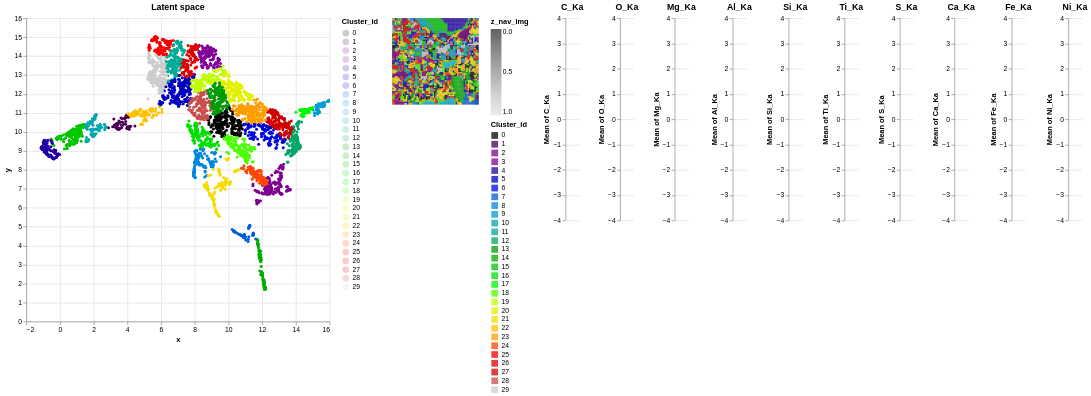

This figure's notebook cell:
### Markdown cell above
This 'Recolour' functionality changes the colourmap that is used by the 'check_latent_space' function, so the recoloured clusters will appear here.

### Code cell
gui.check_latent_space(ps=ps_gmm,show_map=True,ratio_to_be_shown=1.0)

### Figure 1 — Vega-Lite specification as saved in the notebook (floating-point values rounded to 4 significant figures; data arrays with more than 128 entries replaced by an {"elided": "..."} marker saying what was removed)
{"config": {"view": {"continuousWidth": 300, "continuousHeight": 300, "strokeWidth": 0}}, "hconcat": [{"layer": [{"mark": {"type": "circle", "size": 3}, "encoding": {"color": {"field": "Cluster_id", "scale": {"domain": [0.0, 1.0, 2.0, 3.0, 4.0, 5.0, 6.0, 7.0, 8.0, 9.0, 10.0, 11.0, 12.0, 13.0, 14.0, 15.0, 16.0, 17.0, 18.0, 19.0, 20.0, 21.0, 22.0, 23.0, 24.0, 25.0, 26.0, 27.0, 28.0, 29.0], "range": ["#000000", "#4a0055", "#7c008d", "#820099", "#2200a5", "#0000c1", "#0009dd", "#005ddd", "#0087dd", "#009cd3", "#00a8af", "#00aa95", "#00a667", "#009a07", "#00ae00", "#00c600", "#00df00", "#00f700", "#49ff00", "#bffd00", "#e3f100", "#f6dc00", "#ffc100", "#ff9d00", "#ff4500", "#f60000", "#de0000", "#d10000", "#cc4c4c", "#cccccc"]}, "type": "nominal"}, "opacity": {"value": 0.2}, "x": {"field": "x", "type": "quantitative"}, "y": {"field": "y", "type": "quantitative"}}, "name": "view_1"}, {"mark": {"type": "circle", "size": 20}, "encoding": {"color": {"field": "Cluster_id", "scale": {"domain": [0.0, 1.0, 2.0, 3.0, 4.0, 5.0, 6.0, 7.0, 8.0, 9.0, 10.0, 11.0, 12.0, 13.0, 14.0, 15.0, 16.0, 17.0, 18.0, 19.0, 20.0, 21.0, 22.0, 23.0, 24.0, 25.0, 26.0, 27.0, 28.0, 29.0], "range": ["#000000", "#4a0055", "#7c008d", "#820099", "#2200a5", "#0000c1", "#0009dd", "#005ddd", "#0087dd", "#009cd3", "#00a8af", "#00aa95", "#00a667", "#009a07", "#00ae00", "#00c600", "#00df00", "#00f700", "#49ff00", "#bffd00", "#e3f100", "#f6dc00", "#ffc100", "#ff9d00", "#ff4500", "#f60000", "#de0000", "#d10000", "#cc4c4c", "#cccccc"]}, "type": "nominal"}, "opacity": {"condition": {"param": "param_1", "value": 1.0}, "value": 0.0}, "tooltip": [{"field": "Cluster_id", "type": "nominal"}, {"field": "x", "format": ",.2f", "type": "quantitative"}, {"field": "y", "format": ",.2f", "type": "quantitative"}], "x": {"field": "x", "type": "quantitative"}, "y": {"field": "y", "type": "quantitative"}}}], "data": {"name": "data-510b054fde8b3384e0d4fa592e96e7e4"}, "height": 450, "title": {"text": "Latent space"}, "width": 450}, {"layer": [{"data": {"name": "data-c6d3e8bcdc2a61eac0fffeed907ec2c2"}, "mark": {"type": "square", "size": 6}, "encoding": {"color": {"field": "z_nav_img", "scale": {"domain": [1.0, 0.0], "scheme": "greys"}, "type": "quantitative"}, "x": {"axis": null, "field": "x_nav_img", "type": "ordinal"}, "y": {"axis": null, "field": "y_nav_img", "type": "ordinal"}}}, {"data": {"name": "data-510b054fde8b3384e0d4fa592e96e7e4"}, "mark": {"type": "square", "size": 5}, "encoding": {"color": {"field": "Cluster_id", "scale": {"domain": [0.0, 1.0, 2.0, 3.0, 4.0, 5.0, 6.0, 7.0, 8.0, 9.0, 10.0, 11.0, 12.0, 13.0, 14.0, 15.0, 16.0, 17.0, 18.0, 19.0, 20.0, 21.0, 22.0, 23.0, 24.0, 25.0, 26.0, 27.0, 28.0, 29.0], "range": ["#000000", "#4a0055", "#7c008d", "#820099", "#2200a5", "#0000c1", "#0009dd", "#005ddd", "#0087dd", "#009cd3", "#00a8af", "#00aa95", "#00a667", "#009a07", "#00ae00", "#00c600", "#00df00", "#00f700", "#49ff00", "#bffd00", "#e3f100", "#f6dc00", "#ffc100", "#ff9d00", "#ff4500", "#f60000", "#de0000", "#d10000", "#cc4c4c", "#cccccc"]}, "type": "nominal"}, "opacity": {"condition": {"param": "param_1", "value": 0.75}, "value": 0}, "x": {"axis": null, "field": "x_id", "type": "ordinal"}, "y": {"axis": null, "field": "y_id", "type": "ordinal"}}, "name": "view_2"}], "height": 128, "width": 128}, {"hconcat": [{"mark": {"type": "bar"}, "encoding": {"y": {"aggregate": "mean", "field": "C_Ka", "scale": {"domain": [-4, 4]}, "type": "quantitative"}}, "title": {"text": "C_Ka"}, "transform": [{"filter": {"param": "param_1"}}]}, {"mark": {"type": "bar"}, "encoding": {"y": {"aggregate": "mean", "field": "O_Ka", "scale": {"domain": [-4, 4]}, "type": "quantitative"}}, "title": {"text": "O_Ka"}, "transform": [{"filter": {"param": "param_1"}}]}, {"mark": {"type": "bar"}, "encoding": {"y": {"aggregate": "mean", "field": "Mg_Ka", "scale": {"domain": [-4, 4]}, "type": "quantitative"}}, "title": {"text": "Mg_Ka"}, "transform": [{"filter": {"param": "param_1"}}]}, {"mark": {"type": "bar"}, "encoding": {"y": {"aggregate": "mean", "field": "Al_Ka", "scale": {"domain": [-4, 4]}, "type": "quantitative"}}, "title": {"text": "Al_Ka"}, "transform": [{"filter": {"param": "param_1"}}]}, {"mark": {"type": "bar"}, "encoding": {"y": {"aggregate": "mean", "field": "Si_Ka", "scale": {"domain": [-4, 4]}, "type": "quantitative"}}, "title": {"text": "Si_Ka"}, "transform": [{"filter": {"param": "param_1"}}]}, {"mark": {"type": "bar"}, "encoding": {"y": {"aggregate": "mean", "field": "Ti_Ka", "scale": {"domain": [-4, 4]}, "type": "quantitative"}}, "title": {"text": "Ti_Ka"}, "transform": [{"filter": {"param": "param_1"}}]}, {"mark": {"type": "bar"}, "encoding": {"y": {"aggregate": "mean", "field": "S_Ka", "scale": {"domain": [-4, 4]}, "type": "quantitative"}}, "title": {"text": "S_Ka"}, "transform": [{"filter": {"param": "param_1"}}]}, {"mark": {"type": "bar"}, "encoding": {"y": {"aggregate": "mean", "field": "Ca_Ka", "scale": {"domain": [-4, 4]}, "type": "quantitative"}}, "title": {"text": "Ca_Ka"}, "transform": [{"filter": {"param": "param_1"}}]}, {"mark": {"type": "bar"}, "encoding": {"y": {"aggregate": "mean", "field": "Fe_Ka", "scale": {"domain": [-4, 4]}, "type": "quantitative"}}, "title": {"text": "Fe_Ka"}, "transform": [{"filter": {"param": "param_1"}}]}, {"mark": {"type": "bar"}, "encoding": {"y": {"aggregate": "mean", "field": "Ni_Ka", "scale": {"domain": [-4, 4]}, "type": "quantitative"}}, "title": {"text": "Ni_Ka"}, "transform": [{"filter": {"param": "param_1"}}]}], "data": {"name": "data-510b054fde8b3384e0d4fa592e96e7e4"}}], "params": [{"name": "param_1", "select": {"type": "interval"}, "views": ["view_1", "view_2"]}, {"name": "param_2", "select": {"type": "interval", "on": "[mousedown[event.shiftKey], mouseup] > mousemove", "translate": "[mousedown[event.shiftKey], mouseup] > mousemove!", "zoom": "wheel![event.shiftKey]"}, "bind": "scales", "views": ["view_1"]}], "resolve": {"legend": {"color": "independent"}}, "$schema": "https://vega.github.io/schema/vega-lite/v5.14.1.json", "datasets": {"data-510b054fde8b3384e0d4fa592e96e7e4": {"elided": "4096 records"}, "data-c6d3e8bcdc2a61eac0fffeed907ec2c2": {"elided": "4096 records"}}}
